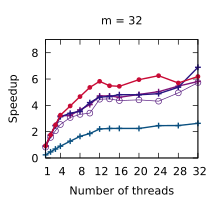

The script that saved this image:
set title "m = 32"
set terminal pdf size 2.2,2.0
set output "./results/LUD_n___512,_m___32.pdf"
set key off
set xrange [1:32]
set xtics (1, 4, 8, 12, 16, 20, 24, 28, 32)
set xlabel "Number of threads"
set yrange [0:9]
set ytics (0, 2, 4, 6, 8)
set ylabel "Speedup"
plot './results/LUD_n___512,_m___32.dat' using 1:2 title "Work stealing" pointsize 0.7 lw 1 pt 6 linecolor rgb "#5B2182" with linespoints, \
  './results/LUD_n___512,_m___32.dat' using 1:3 title "Multi-atomics 64 1 4" pointsize 0.7 lw 2 pt 1 linecolor rgb "#801478" with linespoints, \
  './results/LUD_n___512,_m___32.dat' using 1:4 title "Multi-atomics 2 64 1 4" pointsize 0.7 lw 2 pt 1 linecolor rgb "#0A5080" with linespoints, \
  './results/LUD_n___512,_m___32.dat' using 1:5 title "Multi-atomics 3 64 1 4" pointsize 0.7 lw 2 pt 1 linecolor rgb "#281480" with linespoints, \
  './results/LUD_n___512,_m___32.dat' using 1:6 title "WorkAssisting 4" pointsize 0.4 lw 2 pt 7 linecolor rgb "#C80A35" with linespoints
